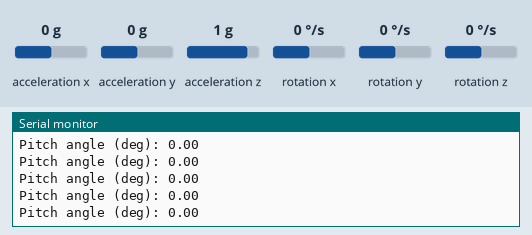
Recording of a sketch running on a simulated Arduino Uno, built with avr-gcc and run on an emulated ATmega328P. Parts: the last lines printed to the serial monitor. The test bench sets the inputs (shaded band); at power-on: acceleration y 0 g, acceleration x 0 g, rotation x 0 °/s, acceleration z 1 g, rotation y 0 °/s, rotation z 0 °/s.

Above: at 1.2 s.
1.3 s: acceleration y set to -1.4 g
At 1.37 s:
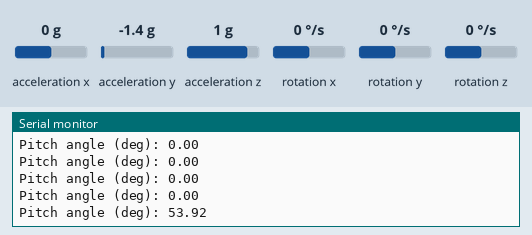
4.3 s: acceleration x set to -1.4 g
At 4.3 s:
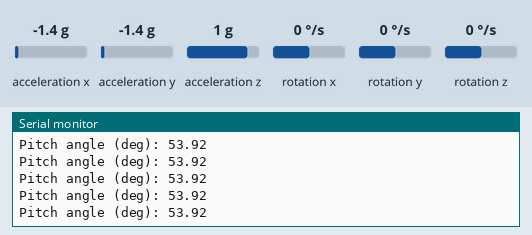
5.8 s: acceleration y set to 0 g
At 5.87 s:
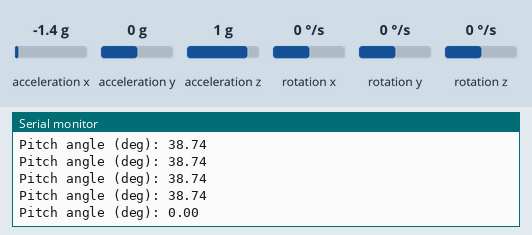
8.8 s: rotation x set to -192 °/s
At 8.91 s:
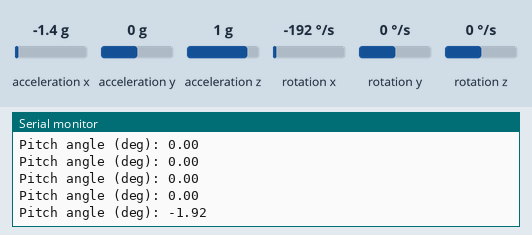
Timing chart, 0 to 11.3 s (numbered marks = the images above; inputs shaded):
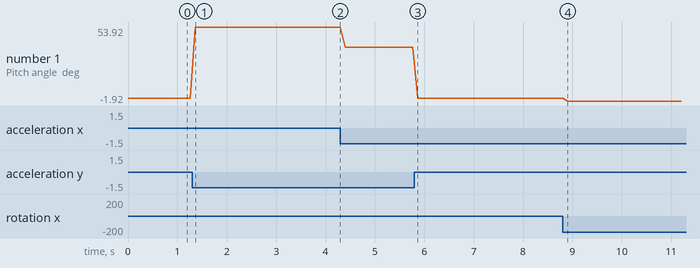

Measured:
- after the input at 1.3 s, the serial monitor: prints a new line after 0.07 s (image 1)
- after the input at 5.8 s, the serial monitor: prints a new line after 0.07 s (image 3)
- after the input at 8.8 s, the serial monitor: prints a new line after 0.10 s (image 4)
- plotted number 1: 0 → 53.92 after the input at 1.3 s, 53.92 → 38.74 after the input at 4.3 s, 38.74 → 0 after the input at 5.8 s, 0 → -1.92 after the input at 8.8 s

The sketch:

MPU_Sensor_One_axis.ino
```cpp
#include <Wire.h>
#include <MPU6050.h>

MPU6050 mpu;

void setup() {
  Serial.begin(9600);

  Wire.begin();
  mpu.initialize();

 // Set MPU6050 gyroscope range to +/- 250 degrees/sec
  mpu.setFullScaleGyroRange(MPU6050_GYRO_FS_250);

  // Set MPU6050 accelerometer range to +/- 2g
  mpu.setFullScaleAccelRange(MPU6050_ACCEL_FS_2);

}

void loop() {
  // Read accelerometer and gyroscope data
  int16_t ax, ay, az;
  int16_t gx, gy, gz;
  mpu.getMotion6(&ax, &ay, &az, &gx, &gy, &gz);

  // Convert raw accelerometer values to m/s²
  float accelX = ax / 16384.0;  // 16384 LSB/g (2g range)
  float accelY = ay / 16384.0;
  float accelZ = az / 16384.0;

  // Convert raw gyroscope values to °/s
  float gyroX = gx / 131.0;  // 131 LSB/°/s (250°/s range)

  // Calculate pitch angle using accelerometer and gyroscope
  float accelAngleX = atan(-accelY / sqrt(pow(accelX, 2) + pow(accelZ, 2))) * 180.0 / PI;
  float gyroAngleX = gyroX * 0.01 + (1 - 0.01) * accelAngleX;

  // Print pitch angle
  Serial.print("Pitch angle (deg): ");
  Serial.println(gyroAngleX);

  delay(100);
}
```
